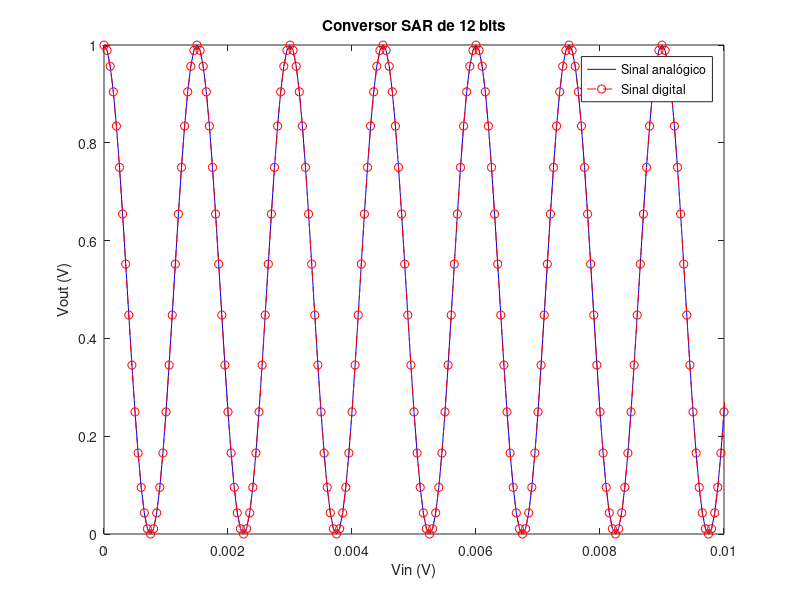

Recreate this plot in MATLAB. (Note: this script raises an error after producing the figure.)
% Conversor A/D SAR single-ended
% 11/03/2018
% TCC 2
% Universidade de Brasília
% Autor: Iago Sergio Pinheiro Pereira
% Matrícula: 11/0148959
% versão 0.7
% 
clear all;
clc;

%% Variáveis do modelo
n_bits = 12; % número de bits do conversor
Vref = 1;  % Tensão de referência
Vcm = 1;    % Tensão de modo comum
Voff = 0*(Vref/(2^n_bits)); % Tensão de offset, em função de LSB, na saída
sinal = 2; % Sinal de entrada: 1=rampa, 2=senoide

%% Sinal de entrada
switch sinal
    case 1
        tmax = 1;   % tempo do processo inteiro em segundos
        sp = 10000; % número de amostras
        fs = sp/tmax; %taxa de amostragem
        t = 0:(1/fs):(tmax-(1/fs));
        Vin = t;
    case 2
        tmax = 1;   % tempo do processo inteiro em segundos
        sp = 20000; % número de amostras
        fs = sp/tmax; %taxa de amostragem
        t = 0:(1/fs):(tmax-(1/fs));
        f = fs/30;
        Vin = (Vref/2) + (Vref/2)*cos(2*pi*f*t);
end;

%% Array de capacitores
C = 15e-15;  % Capacitância unitária
C_cte = 3;  % Capacitor da Tecnologia: cmm=1 , cdmm=2 ,ctmm=3
AC = 0.0023;  % Capacitor da tecnologia: cmm=0.004 , cdmm=0.0028 , ctmm =0.0023
C_mismatch = 1; % 0 = sem mismatch, 1 = mismatch gaussiano, 2 = mismatch fixo
C_misfixo = 0.1*C; % mismatch fixo

switch C_mismatch
    case 0  %sem mismatch
        for i=1:n_bits
            C_ar(i) = C*(2^(n_bits-i));
        end;
        C_ar(n_bits+1) = C; %dummy
    case 1  %com mismatch gaussiano
        WL = (C/C_cte)*1e15;   % Área do capacitor
        C_mis_sig = AC/sqrt(WL); % desvio padrão
        for i=1:n_bits
            C_ar(i) = C*(normrnd(1,C_mis_sig))*(2^(n_bits-i));
        end;
        C_ar(n_bits+1) = C*(normrnd(1,C_mis_sig))*(2^(n_bits-i));   %dummy
    case 2  %com mismatch fixo
        for i=1:n_bits
            C_ar(i) = C*(2^(n_bits-i))*(1+C_misfixo);
        end;
        C_ar(n_bits+1) = C*(1+C_misfixo);   %dummy
        
end;
C_total = sum(C_ar);

%% Proceso de Conversão Single Ended Tradicional
for i=1:sp
    bit = zeros(1,n_bits);
% Fase 1: Distribuição de (Vcm-Vin) sobre os capacitores
    Qi = C_total*(Vcm - Vin(i));
% Fase 2: Entrada dos bits no DAC
    for a=1:n_bits
%         Q_total = 0;
        bit(a)=1;
        for b=1:n_bits 
            if bit(b)==1
                Vdac(b) = (C_ar(b)/C_total)*Vref;
            else
                Vdac(b)=0;
            end;
        end;
%         Q_total = (sum(Vdac)*C_total) + Qi;
        Vcomp = Vcm - (sum(Vdac) + Qi/C_total);
        if(Vcomp < 0)
            bit(a)=0;
        end;
    end;
    Vout_b(i,:) = bit;
end;

%% Recomposição do sinal
for i=1:sp
    for a=1:n_bits
        Vout_r(a) = (Vout_b(i,a)*(Vref/(2^a)));
    end;
    Vout(i) = sum(Vout_r) + Voff;
end;

%% Plotando os sinais
figure;
if(sinal==1)
    plot(Vin,Vin,'-b',Vin,Vout,'--ro'); % Plotando rampa
else
    plot(t,Vin,'-b',t,Vout,'--ro'); % Plotando senoide
    xlim([0 0.01]);
end;
legend('Sinal analógico','Sinal digital');
title(['Conversor SAR de ',num2str(n_bits),' bits']);
xlabel('Vin (V)');
ylabel('Vout (V)');

%% Cálculo do DNL e INL (apenas para entrada rampa)
if(sinal==1)    
    figure(2);
    edges = [0:(Vref/(2^n_bits)):Vref];
    h = histogram(Vout,edges);
    counts = h.Values;
    DNL(1)=0;
    for i=2:(2^n_bits)
        DNL(i) = (counts(i)-counts(i-1))/(sp/((2^n_bits)-1));
    end;
%% Cálculo do INL
    INL(1)=DNL(1);
    for i=1:(length(DNL)-1)
        INL(i+1) = INL(i) + DNL(i+1);
    end;
%% Plotando DNL e INL
    figure(2);
    subplot(2,1,1);
    plot(DNL,'--o');
    grid on;
%     ylim([-3 3]);
    title(['DNL - Conversor de ',num2str(n_bits),' bits']);
    xlabel('Níveis');
    ylabel('DNL');
    subplot(2,1,2);
    plot(INL,'--ro');
    grid on;
%     ylim([-3 3]);
    title(['INL - Conversor de ',num2str(n_bits),' bits']);
    xlabel('Níveis');
    ylabel('INL');
end;
%% Análise espectral dos sinais de entrada e saída do conversor
if(sinal==2)
    analise_espectral(Vin,Vout,fs);
end;
